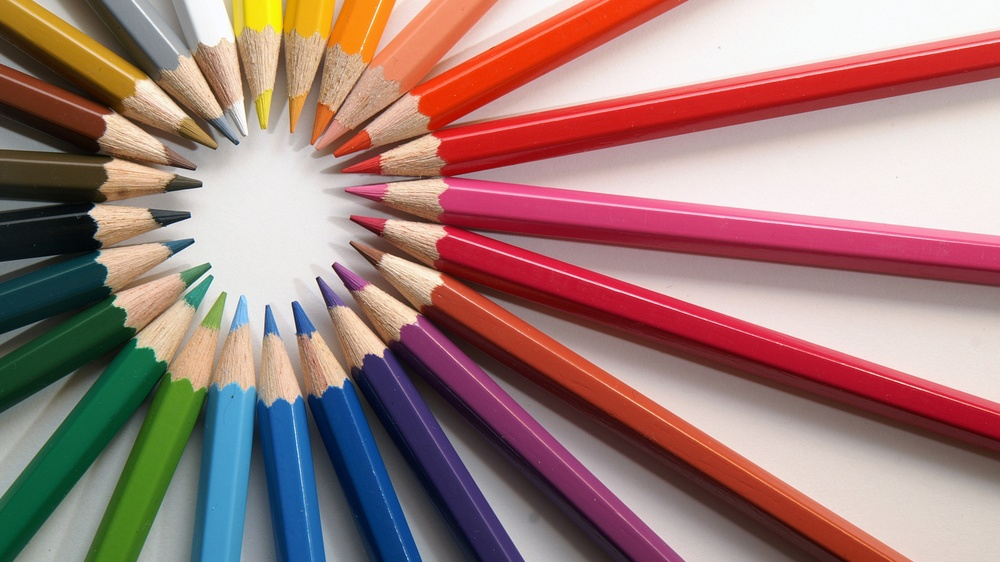
#> input picture Mayo 31/crayons2.jpg, 1000 x 562 px, shrunk from 1920 x 1080 before the run
$ jupyter execute --allow-errors hsv.ipynb
#> lines starting #> are read from the running program, lines starting #| are printed output that depends on the picture; after the words box and inside, x2 and y2 are one past the last pixel; in counts of white or black regions, pixels touching at a corner belong together
[cell 1]
import cv2
import matplotlib.pyplot as plt
import numpy as np

img = cv2.imread('crayons2.jpg', cv2.IMREAD_COLOR)
#> img is the input picture: shape (562, 1000, 3); mean B, G, R 119.8, 123.8, 158


rgb_image = cv2.cvtColor(img, cv2.COLOR_BGR2RGB)
cv2.imshow("im",img)
#cv2.imshow("rgb_image",rgb_image)


red_channel = rgb_image[:, :, 0]
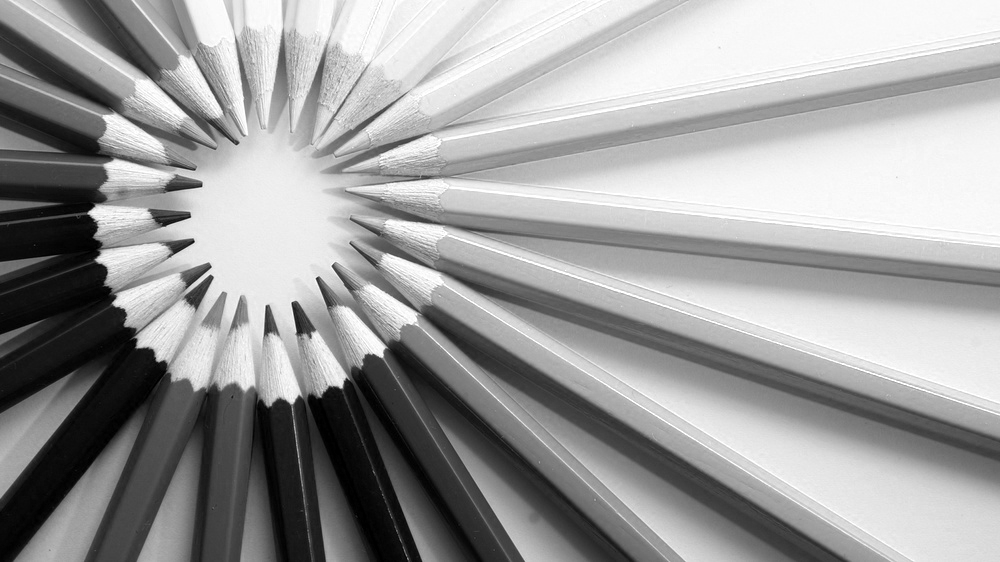
#> red_channel: shape (562, 1000); min 0, max 255, mean 158
green_channel = rgb_image[:, :, 1]
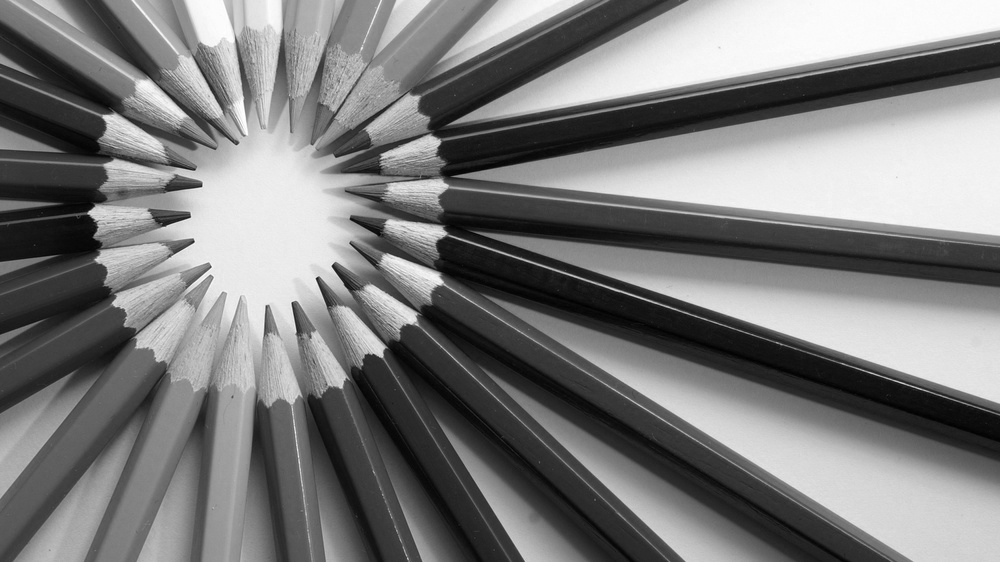
#> green_channel: shape (562, 1000); min 0, max 255, mean 123.8
blue_channel = rgb_image[:, : , 2]
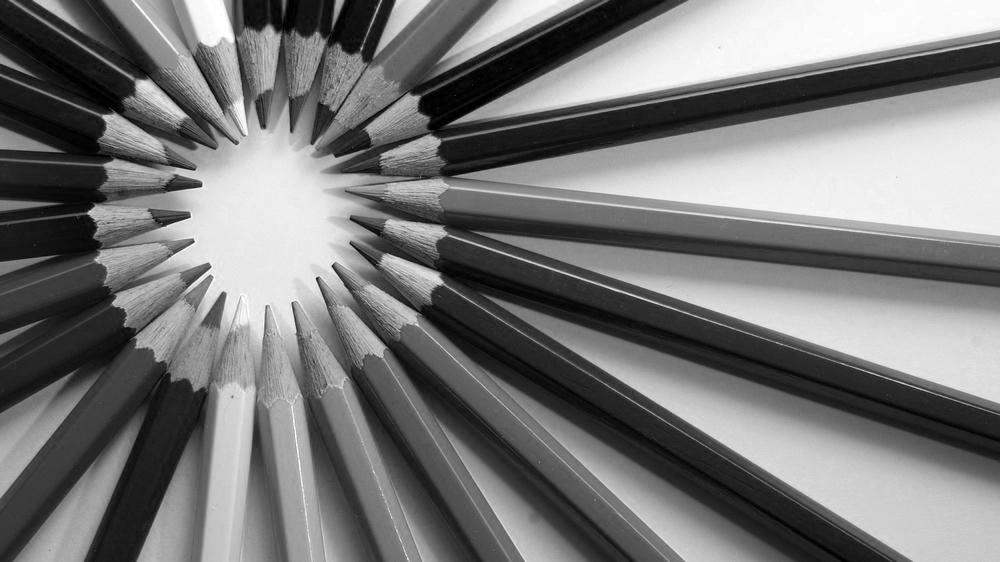
#> blue_channel: shape (562, 1000); min 0, max 255, mean 119.8


cv2.imshow("red_channel",red_channel)
cv2.imshow("green_channel",green_channel)
cv2.imshow("blue_channel",blue_channel)


cv2.waitKey(0)
cv2.destroyAllWindows()
cv2.waitKey(1)

[cell 2]
import cv2
import matplotlib.pyplot as plt
import numpy as np

img = cv2.imread('crayons2.jpg', cv2.IMREAD_COLOR)


rgb_image = cv2.cvtColor(img, cv2.COLOR_BGR2RGB)
cv2.imshow("im",img)
#cv2.imshow("rgb_image",rgb_image)


red_channel = rgb_image[:, :, 0]
green_channel = rgb_image[:, :, 1]
blue_channel = rgb_image[:, : , 2]


# Transformando a HSV

hsv_image = cv2.cvtColor(rgb_image, cv2.COLOR_RGB2HSV)
#> hsv_image: shape (562, 1000, 3); mean H, S, V 63.7, 102.9, 168.1

cv2.imshow("hsv_image",hsv_image)


hue_channel = hsv_image[:, :, 0]
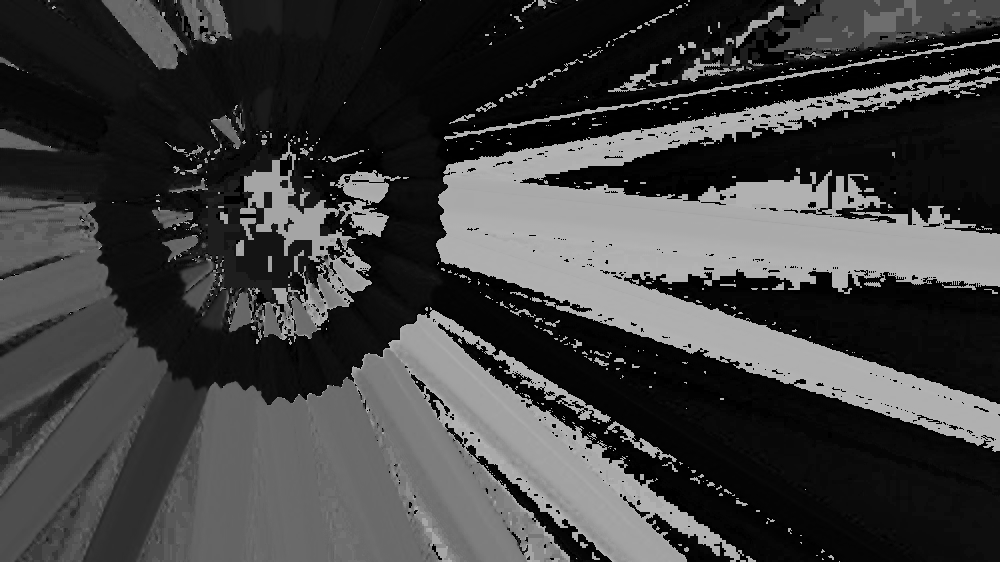
#> hue_channel: shape (562, 1000); min 0, max 179, mean 63.7
saturation_channel = hsv_image[:, :, 1]
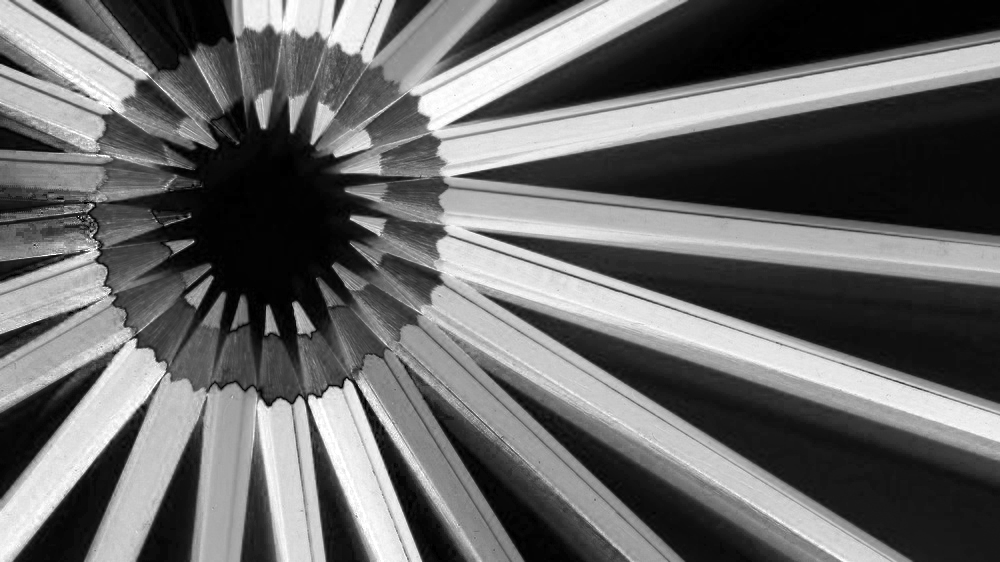
#> saturation_channel: shape (562, 1000); min 0, max 255, mean 102.9
value_channel = hsv_image[:, :, 2]
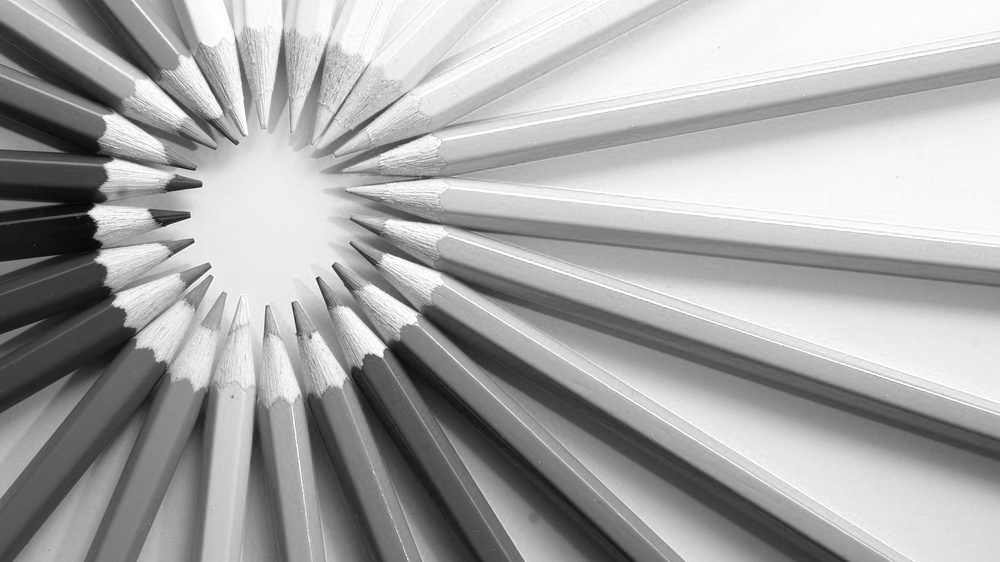
#> value_channel: shape (562, 1000); min 3, max 255, mean 168.1


cv2.imshow("hue_channel",hue_channel)
cv2.imshow("saturation_channel",saturation_channel)
cv2.imshow("value_channel",value_channel)


ama_bajo = np.array([15,0,0])
ama_alto = np.array([36,255,255])
#rojo_bajo = np.array([155,155,84])
#rojo_alto = np.array([180,255,255])


mascara_ama = cv2.inRange(hsv_image , ama_bajo, ama_alto )
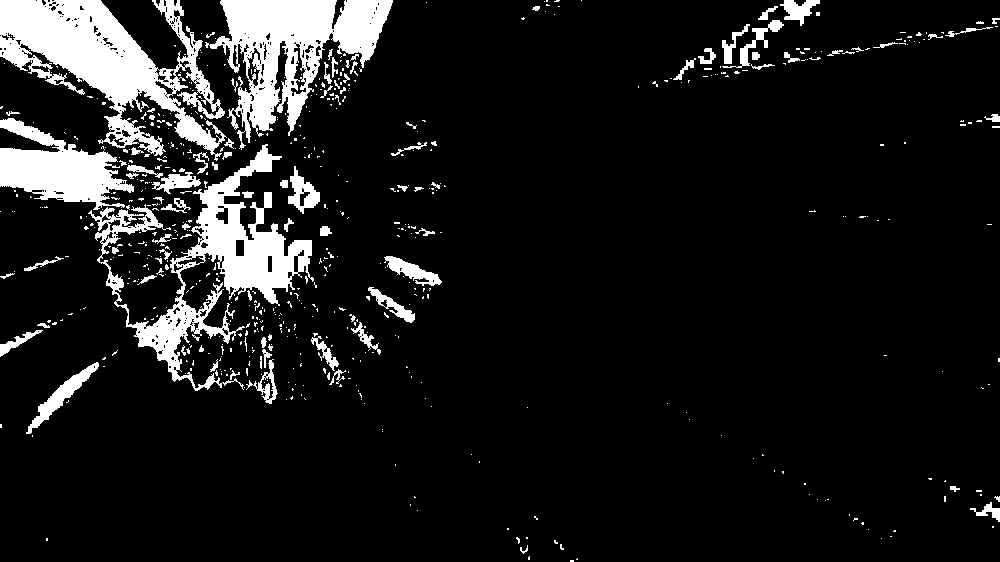
#> mascara_ama: shape (562, 1000); 10.4% white; 626 white regions (532 under 20 px), largest, box (x1, y1, x2, y2) and area: (0, 0, 227, 161) 15263, (88, 144, 314, 391) 12654, (205, 0, 393, 150) 11823

imFiltrada = cv2.bitwise_and(img, img, mask=mascara_ama );
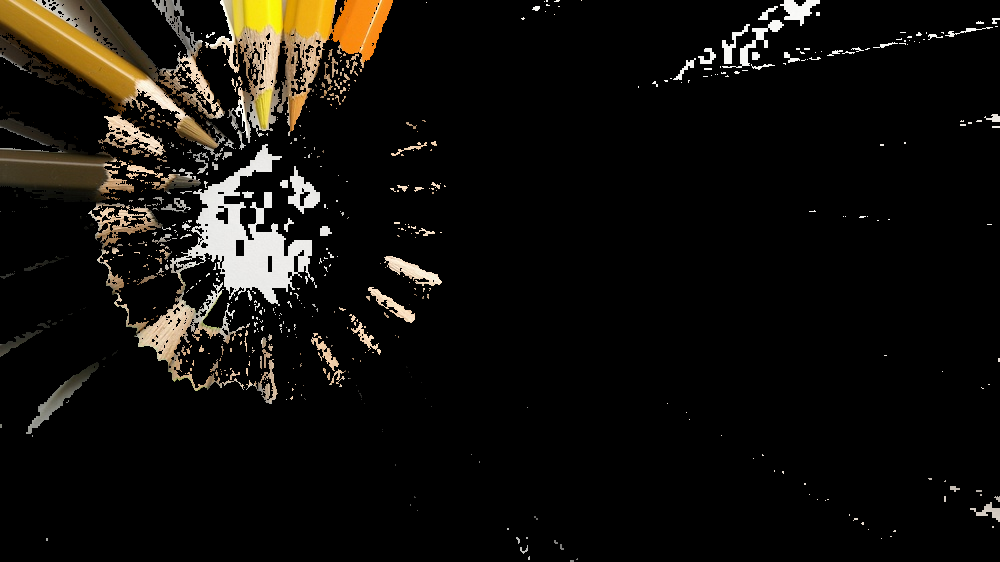
#> imFiltrada: shape (562, 1000, 3); mean B, G, R 12.3, 16.3, 18.6
cv2.imshow( "filtrado Amarillos", mascara_ama)
cv2.imshow( "filtrado imFiltrada", imFiltrada)


cv2.waitKey(0)
cv2.destroyAllWindows()
cv2.waitKey(1)
